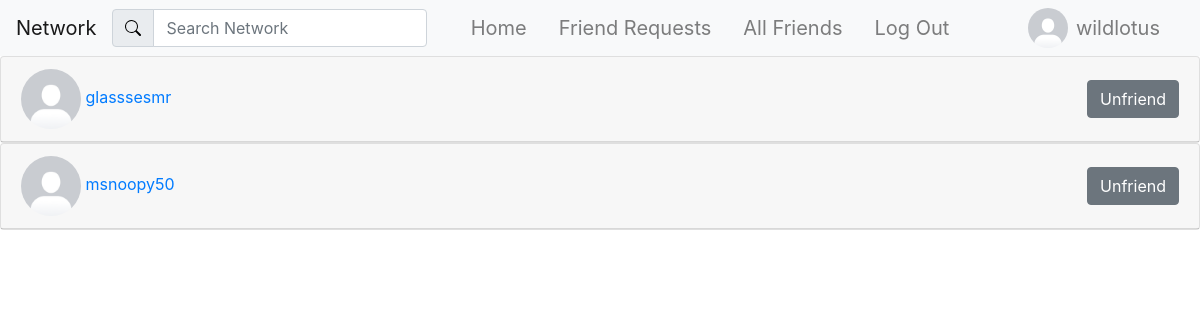
The app's page /friends (signed in), older data.
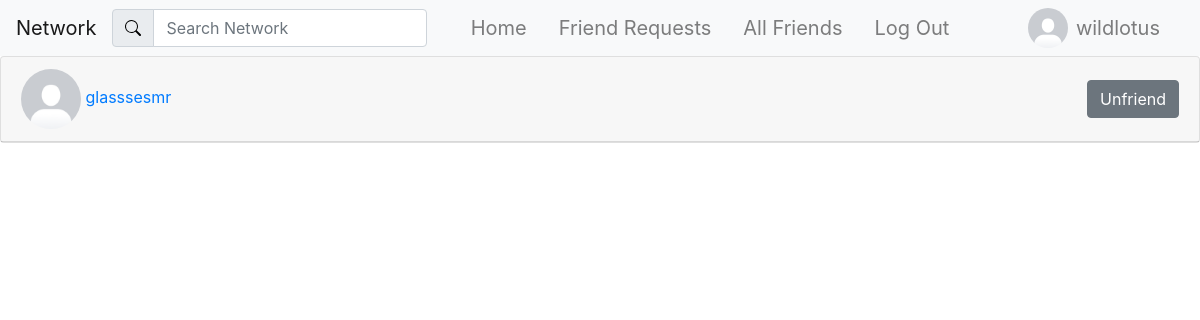
The same page, newer data.
### network/models.py (models this page shows)
class FriendRequest(models.Model):
    from_user = models.ForeignKey(User, related_name="from_user", on_delete=models.CASCADE)
    to_user = models.ForeignKey(User, related_name="to_user", on_delete=models.CASCADE)
    active = models.BooleanField(default=True)
    class Meta:
        constraints = [
            models.UniqueConstraint(
                name="%(app_label)s_%(class)s_unique_relationships",
                fields=["from_user", "to_user"]
            ),
            models.CheckConstraint(
                name="%(app_label)s_%(class)s_prevent_self_friending",
                check=~models.Q(from_user=models.F("to_user")),
            ),
        ]

class User(AbstractUser):
    pass

class UserProfile(models.Model):
    user = models.OneToOneField(User, primary_key=True, related_name="profile", on_delete=models.CASCADE)
    name = models.CharField(max_length=64, blank=True, null=True)
    bio = models.TextField(blank=True)
    picture = models.ImageField(blank=True, default="default_profile_image.png")
    friends = models.ManyToManyField(User, blank=True, related_name="friends")
    blocked = models.ManyToManyField(User, blank=True, related_name="blocked")

### network/views.py (the view)
# urls.py: path("friends", views.friends, name="friends"),
@login_required
def friends(request):
    try:
        profile = UserProfile.objects.get(pk=request.user.id)
        friends = profile.friends.all()
        friend_requests = FriendRequest.objects.filter(
            Q(from_user__in=friends, to_user=request.user) | Q(to_user__in=friends, from_user=request.user)
        )
        context = {}
        context["friends"] = friend_requests
        for friend_request in friend_requests:
            if friend_request.to_user == profile.user:
                requests_friends = friend_requests.values_list('from_user', flat=True)
            else:
                requests_friends = friend_requests.values_list('to_user', flat=True)
            requests_profiles = UserProfile.objects.filter(pk__in=requests_friends)
            friends_with_profile = profile.friends.values_list('pk', flat=True)
            for request_profile in requests_profiles:
                request_friends = request_profile.friends.filter(pk__in=friends_with_profile)
                print(request_friends)
            context["mutual_friends"] = request_friends
            context["mutual_friends_amount"] = request_friends.count()
    except UserProfile.DoesNotExist:
        return JsonResponse({"error": "User profile matching query does not exist."}, status=400)
    return render(request, "network/friends.html", context)

### templates/network/friends.html (shortened to what this page needs)
{% extends "network/layout.html" %} {% load static %}
{% block body %}
    {% for friend_request in friends %}
        {% if friend_request.to_user == request.user %}
            <div class="card">
                <div class="card-header d-flex justify-content-between">
                    <div>
                        <a href="{% url 'profile' friend_request.from_user.id %}">
                            <div id="friend_request_header_{{friend_request.id}}">
                                <img src="{{ friend_request.from_user.profile.picture.url }}" alt="" width="60px" height="60px"
                                    style="border-radius: 50%">
                                {{ friend_request.from_user }}
                            </div>
                        </a>
                    </div>
                    <div class="d-flex ml-auto align-items-center">
                        <button type="button" data-toggle="modal" data-target="#myModal" class="btn btn-secondary"
                            style="float: right">Unfriend</button>
                    </div>
                </div>
            </div>
        {% else %}
            <div class="card">
                <div class="card-header d-flex justify-content-between">
                    <div>
                        <a href="{% url 'profile' friend_request.to_user.id %}">
                            <div id="friend_request_header_{{friend_request.id}}">
                                <img src="{{ friend_request.to_user.profile.picture.url }}" alt="" width="60px" height="60px"
                                    style="border-radius: 50%">
                                {{ friend_request.to_user }}
                            </div>
                        </a>
                    </div>
                    <div class="d-flex align-items-center">
                        <button type="button" data-toggle="modal" data-target="#myModal" class="btn btn-secondary"
                            style="float: right">Unfriend</button>
                    </div>
                </div>
            </div>
        {% endif %}
    {% endfor %}
{% endblock %}

Row changes from the older to the newer data that the page shows:
removed FriendRequest: to_user.profile.picture (placeholder picture), to_user "msnoopy50"
